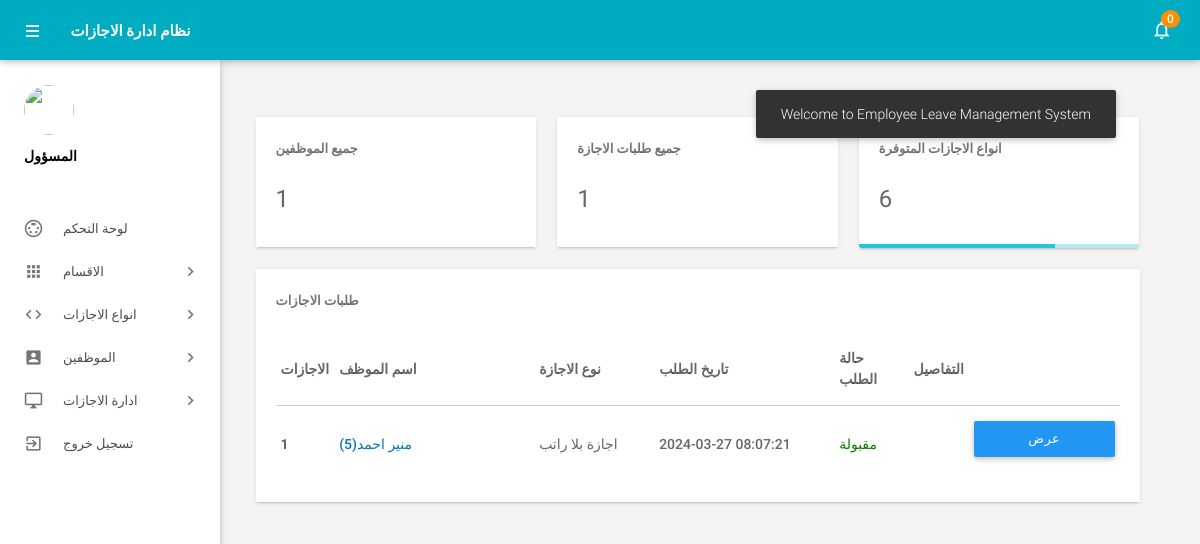
Screenshot of /admin/dashboard.php (signed in) with the database file from the repository.
### tables this page shows
CREATE TABLE `tblleaves` (
  `id` int(11) NOT NULL,
  `LeaveType` varchar(110) NOT NULL,
  `ToDate` varchar(120) NOT NULL,
  `FromDate` varchar(120) NOT NULL,
  `Description` mediumtext NOT NULL,
  `PostingDate` timestamp NOT NULL DEFAULT current_timestamp(),
  `AdminRemark` mediumtext DEFAULT NULL,
  `AdminRemarkDate` varchar(120) DEFAULT NULL,
  `Status` int(1) NOT NULL,
  `IsRead` int(1) NOT NULL,
  `empid` int(11) DEFAULT NULL
);

CREATE TABLE `tblemployees` (
  `id` int(11) NOT NULL,
  `EmpId` varchar(100) NOT NULL,
  `FirstName` varchar(150) NOT NULL,
  `LastName` varchar(150) NOT NULL,
  `EmailId` varchar(200) NOT NULL,
  `Password` varchar(180) NOT NULL,
  `Gender` varchar(100) NOT NULL,
  `Dob` varchar(100) NOT NULL,
  `Department` varchar(255) NOT NULL,
  `Address` varchar(255) NOT NULL,
  `City` varchar(200) NOT NULL,
  `Country` varchar(150) NOT NULL,
  `Phonenumber` char(11) NOT NULL,
  `Status` int(1) NOT NULL,
  `RegDate` timestamp NOT NULL DEFAULT current_timestamp()
);

### admin/dashboard.php (the view, shortened to what this page needs)
<?php
include('includes/config.php');
if(strlen($_SESSION['alogin'])==0)
    {
header('location:index.php');
}
else{
?>
<!DOCTYPE html>
<html lang="en">
    <head>
        <link type="text/css" rel="stylesheet" href="../assets/plugins/materialize/css/materialize.min.css"/>
        <link href="../assets/plugins/metrojs/MetroJs.min.css" rel="stylesheet">
        <link href="../assets/plugins/weather-icons-master/css/weather-icons.min.css" rel="stylesheet">
        <link href="../assets/css/alpha.min.css" rel="stylesheet" type="text/css"/>
        <link href="../assets/css/custom.css" rel="stylesheet" type="text/css"/>
    </head>
    <body>
           <?php include('includes/header.php');?>
       <?php include('includes/sidebar.php');?>
            <main class="mn-inner">
                <div class="middle-content">
                    <div class="row no-m-t no-m-b">
                    <div class="col s12 m12 l4">
                        <div class="card stats-card">
                            <div class="card-content">
                                <span class="card-title">جميع الموظفين</span>
                                <span class="stats-counter">
<?php
$sql = "SELECT id from tblemployees";
$query = $dbh -> prepare($sql);
$query->execute();
$empcount=$query->rowCount();
?>
                                    <span class="counter"><?php echo htmlentities($empcount);?></span></span>
                            </div>
                            <div id="sparkline-bar"></div>
                        </div>
                    </div>
                        <div class="col s12 m12 l4">
                        <div class="card stats-card">
                            <div class="card-content">
                                <span class="card-title">جميع طلبات الاجازة </span>
    <?php
$sql = "SELECT id from tblleaves";
$query = $dbh -> prepare($sql);
$query->execute();
$dptcount=$query->rowCount();
?>
                                <span class="stats-counter"><span class="counter"><?php echo htmlentities($dptcount);?></span></span>
                            </div>
                            <div id="sparkline-line"></div>
                        </div>
                    </div>
                    <div class="col s12 m12 l4">
                        <div class="card stats-card">
                            <div class="card-content">
                                <span class="card-title"> انواع الاجازات المتوفرة</span>
                                    <?php
$sql = "SELECT id from  tblleavetype";
$query = $dbh -> prepare($sql);
$query->execute();
$leavtypcount=$query->rowCount();
?>
                                <span class="stats-counter"><span class="counter"><?php echo htmlentities($leavtypcount);?></span></span>
                            </div>
                            <div class="progress stats-card-progress">
                                <div class="determinate" style="width: 70%"></div>
                            </div>
                        </div>
                    </div>
                </div>
                    <div class="row no-m-t no-m-b">
                        <div class="col s12 m12 l12">
                            <div class="card invoices-card">
                                <div class="card-content">
                                    <span class="card-title">طلبات الاجازات</span>
                             <table id="example" class="display responsive-table ">
                                    <thead>
                                        <tr>
                                            <th>الاجازات</th>
                                            <th width="200">اسم الموظف</th>
                                            <th width="120">نوع الاجازة</th>
                                             <th width="180">تاريخ الطلب </th>
                                            <th>حالة الطلب</th>
                                            <th align="center">التفاصيل</th>
                                        </tr>
                                    </thead>
                                    <tbody>
<?php $sql = "SELECT tblleaves.id as lid,tblemployees.FirstName,tblemployees.LastName,tblemployees.EmpId,tblemployees.id,tblleaves.LeaveType,tblleaves.PostingDate,tblleaves.Status from tblleaves join tblemployees on tblleaves.empid=tblemployees.id order by lid desc limit 6";
$query = $dbh -> prepare($sql);
$query->execute();
$results=$query->fetchAll(PDO::FETCH_OBJ);
$cnt=1;
if($query->rowCount() > 0)
{
foreach($results as $result)
{
      ?>
                                        <tr>
                                            <td> <b><?php echo htmlentities($cnt);?></b></td>
                                              <td><a href="editemployee.php?empid=<?php echo htmlentities($result->id);?>" target="_blank"><?php echo htmlentities($result->FirstName." ".$result->LastName);?>(<?php echo htmlentities($result->EmpId);?>)</a></td>
                                            <td><?php echo htmlentities($result->LeaveType);?></td>
                                            <td><?php echo htmlentities($result->PostingDate);?></td>
                                                                       <td><?php $stats=$result->Status;
if($stats==1){
                                             ?>
                                                 <span style="color: green">مقبولة</span>
                                                 <?php } if($stats==2)  { ?>
                                                <span style="color: red">غير مقبولة</span>
                                                 <?php } if($stats==0)  { ?>
 <span style="color: blue">قيد الانتظار</span>
 <?php } ?>
                                             </td>
          <td>
           <td><a href="leave-details.php?leaveid=<?php echo htmlentities($result->lid);?>" class="waves-effect waves-light btn blue m-b-xs"  >عرض التفاصيل</a></td>
                                    </tr>
                                         <?php $cnt++;} }?>
                                    </tbody>
                                </table>
                                </div>
                            </div>
                        </div>
                    </div>
                </div>
            </main>
        </div>
    </body>
</html>
<?php } ?>

### rows the page displays
tblleaves: tblemployees.FirstName+LastName "منير احمد", tblemployees.EmpId "5", LeaveType "اجازة بلا راتب", PostingDate "2024-03-27 08:07:21", Status "مقبولة"

### other values shown
$unreadcount "0"
$empcount "1"
$dptcount "1"
$leavtypcount "6"
